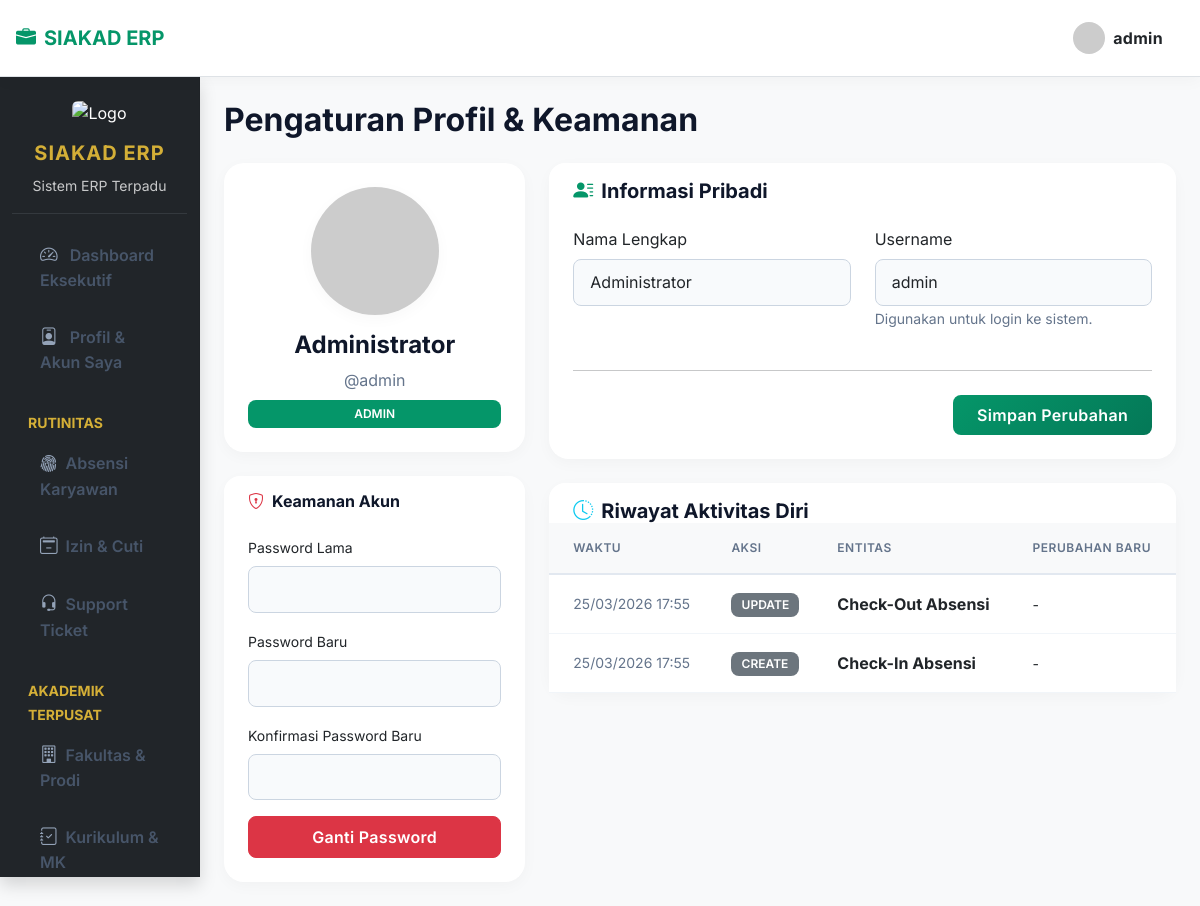
Screenshot of /views/admin/profil.php (signed in) with the database file from the repository.
### tables this page shows
CREATE TABLE `sistem_log_aktivitas` (
  `id_log` int(11) NOT NULL AUTO_INCREMENT,
  `user_id` int(11) NOT NULL,
  `aksi` varchar(50) NOT NULL,
  `entitas` varchar(100) NOT NULL,
  `entitas_id` varchar(50) DEFAULT NULL,
  `nilai_lama` text DEFAULT NULL,
  `nilai_baru` text DEFAULT NULL,
  `ip_address` varchar(50) DEFAULT NULL,
  `created_at` timestamp NOT NULL DEFAULT current_timestamp(),
  PRIMARY KEY (`id_log`)
);

### includes/load_settings.php (called while the page is built, shortened)
<?php
$sys = [];
if (!isset($sys['nama_kampus'])) $sys['nama_kampus'] = 'SIAKAD ERP';
if (!isset($sys['logo_kampus'])) $sys['logo_kampus'] = 'public/img/logo_default.png';

### views/admin/profil.php (the view, shortened to what this page needs)
<?php
require_once '../../middleware/auth.php';
require_once '../../config/db.php';
$user = $_SESSION['user'];
$user_id = $user['id'];
$logs = $pdo->prepare("SELECT * FROM sistem_log_aktivitas WHERE user_id = ? ORDER BY id_log DESC LIMIT 20");
$logs->execute([$user_id]);
$log_pribadi = $logs->fetchAll();
?>
<!DOCTYPE html>
<html lang="id">
<head>
    <link href="https://cdn.jsdelivr.net/npm/bootstrap@5.3.0/dist/css/bootstrap.min.css" rel="stylesheet">
    <link rel="stylesheet" href="https://cdn.jsdelivr.net/npm/bootstrap-icons@1.11.1/font/bootstrap-icons.css">
    <link rel="stylesheet" href="../../public/css/style.css">
</head>
<body class="bg-light">
<nav class="navbar navbar-expand-lg navbar-light bg-white border-bottom sticky-top shadow-sm px-3">
    <a class="navbar-brand fw-bold text-primary" href="dashboard.php"><i class="bi bi-briefcase-fill me-2"></i><?= htmlspecialchars($sys['nama_kampus']) ?></a>
    <div class="ms-auto d-flex align-items-center">
        <div class="dropdown">
            <button class="btn btn-white fw-bold d-flex align-items-center" type="button" data-bs-toggle="dropdown">
                <img src="https://ui-avatars.com/api/?name=<?= urlencode($user['username'] ?? 'A') ?>&background=random" class="rounded-circle me-2" width="32">
                <?= htmlspecialchars($user['username'] ?? $user['nama']) ?>
            </button>
        </div>
    </div>
</nav>
<div class="container-fluid">
    <div class="row">
        <?php include 'includes/sidebar.php'; ?>
        <main class="col-md-10 ms-sm-auto px-md-4 py-4">
            <h2 class="fw-bold mb-4">Pengaturan Profil & Keamanan</h2>
            <div class="row g-4">
                <div class="col-md-4">
                    <div class="card border-0 shadow-sm rounded-4 mb-4 text-center p-4">
                        <img src="https://ui-avatars.com/api/?name=<?= urlencode($user['username'] ?? 'A') ?>&background=random&size=128" class="rounded-circle mx-auto mb-3 shadow-sm" width="128">
                        <h4 class="fw-bold"><?= htmlspecialchars($user['nama'] ?? 'Admin') ?></h4>
                        <p class="text-muted mb-2">@<?= htmlspecialchars($user['username'] ?? 'admin') ?></p>
                        <span class="badge bg-primary px-3 py-2 text-uppercase"><?= htmlspecialchars($user['role'] ?? 'Admin') ?></span>
                    </div>
                    <div class="card border-0 shadow-sm rounded-4">
                        <div class="card-header bg-white border-0 pt-3 pb-0">
                            <h6 class="fw-bold mb-0"><i class="bi bi-shield-lock me-2 text-danger"></i>Keamanan Akun</h6>
                        </div>
                        <div class="card-body">
                            <form method="post">
                                <div class="mb-3">
                                    <label class="form-label small">Password Lama</label>
                                    <input type="password" name="pass_lama" class="form-control" required>
                                </div>
                                <div class="mb-3">
                                    <label class="form-label small">Password Baru</label>
                                    <input type="password" name="pass_baru" class="form-control" required minlength="6">
                                </div>
                                <div class="mb-3">
                                    <label class="form-label small">Konfirmasi Password Baru</label>
                                    <input type="password" name="konfirmasi_pass" class="form-control" required minlength="6">
                                </div>
                                <button type="submit" name="ganti_password" class="btn btn-danger w-100">Ganti Password</button>
                            </form>
                        </div>
                    </div>
                </div>
                <div class="col-md-8">
                    <div class="card border-0 shadow-sm rounded-4 mb-4">
                        <div class="card-header bg-white border-0 pt-3 pb-0">
                            <h5 class="fw-bold mb-0"><i class="bi bi-person-lines-fill me-2 text-primary"></i>Informasi Pribadi</h5>
                        </div>
                        <div class="card-body">
                            <form method="post">
                                <div class="row">
                                    <div class="col-md-6 mb-3">
                                        <label class="form-label">Nama Lengkap</label>
                                        <input type="text" name="nama" class="form-control" value="<?= htmlspecialchars($user['nama'] ?? '') ?>" required>
                                    </div>
                                    <div class="col-md-6 mb-3">
                                        <label class="form-label">Username</label>
                                        <input type="text" name="username" class="form-control" value="<?= htmlspecialchars($user['username'] ?? '') ?>" required>
                                        <small class="text-muted">Digunakan untuk login ke sistem.</small>
                                    </div>
                                </div>
                                <hr class="my-4">
                                <div class="d-flex justify-content-end">
                                    <button type="submit" name="update_profil" class="btn btn-primary px-4">Simpan Perubahan</button>
                                </div>
                            </form>
                        </div>
                    </div>
                    <div class="card border-0 shadow-sm rounded-4">
                        <div class="card-header bg-white border-0 pt-3 pb-0">
                            <h5 class="fw-bold mb-0"><i class="bi bi-clock-history me-2 text-info"></i>Riwayat Aktivitas Diri</h5>
                        </div>
                        <div class="card-body p-0">
                            <div class="table-responsive">
                                <table class="table table-hover align-middle mb-0">
                                    <thead class="table-light">
                                        <tr>
                                            <th class="ps-4">Waktu</th>
                                            <th>Aksi</th>
                                            <th>Entitas</th>
                                            <th>Perubahan Baru</th>
                                        </tr>
                                    </thead>
                                    <tbody>
                                        <?php if(count($log_pribadi) > 0): ?>
                                            <?php foreach($log_pribadi as $log): ?>
                                            <tr>
                                                <td class="ps-4 text-muted small"><?= date('d/m/Y H:i', strtotime($log['created_at'])) ?></td>
                                                <td><span class="badge bg-secondary"><?= htmlspecialchars($log['aksi']) ?></span></td>
                                                <td class="fw-bold"><?= htmlspecialchars($log['entitas']) ?></td>
                                                <td class="text-truncate" style="max-width: 250px;"><small><?= htmlspecialchars($log['nilai_baru'] ?? '-') ?></small></td>
                                            </tr>
                                            <?php endforeach; ?>
                                        <?php else: ?>
                                            <tr><td colspan="4" class="text-center text-muted py-4">Belum ada aktivitas tercatat.</td></tr>
                                        <?php endif; ?>
                                    </tbody>
                                </table>
                            </div>
                        </div>
                    </div>
                </div>
            </div>
        </main>
    </div>
</div>
</body>
</html>

### views/admin/includes/sidebar.php (shortened to what this page needs)
<?php
$current_page = basename($_SERVER['PHP_SELF']);
?>
<nav id="sidebarNav" class="col-md-2 d-none d-md-block bg-dark sidebar shadow">
    <div class="pt-3">
        <div class="text-center text-white mb-3 px-3 pt-2">
            <img src="../../<?= $sys['logo_kampus'] ?>" alt="Logo" height="40" class="mb-2 rounded">
            <h5 class="mt-2 fw-bold text-uppercase text-warning" style="letter-spacing:1px;"><?= htmlspecialchars($sys['nama_kampus']) ?></h5>
            <small class="opacity-75">Sistem ERP Terpadu</small>
        </div>
        <hr class="text-secondary">
        <ul class="nav flex-column gap-1 px-2">
            <li class="nav-item">
                <a class="nav-link text-white rounded <?= $current_page == 'dashboard.php' ? 'bg-primary' : '' ?>" href="dashboard.php">
                    <i class="bi bi-speedometer2 me-2"></i> Dashboard Eksekutif
                </a>
            </li>
            <li class="nav-item">
                <a class="nav-link text-white rounded <?= $current_page == 'profil.php' ? 'bg-primary' : '' ?>" href="profil.php">
                    <i class="bi bi-person-badge me-2"></i> Profil & Akun Saya
                </a>
            </li>
            <li class="nav-item fw-bold mt-3 ps-2 text-warning fs-7 text-uppercase"><small>Rutinitas</small></li>
            <li class="nav-item"><a class="nav-link text-light rounded" href="absensi.php"><i class="bi bi-fingerprint me-2"></i>Absensi Karyawan</a></li>
            <li class="nav-item"><a class="nav-link text-light rounded" href="cuti.php"><i class="bi bi-calendar2-minus me-2"></i>Izin & Cuti</a></li>
            <li class="nav-item"><a class="nav-link text-light rounded" href="support.php"><i class="bi bi-headset me-2"></i>Support Ticket</a></li>
            <li class="nav-item fw-bold mt-3 ps-2 text-warning fs-7 text-uppercase"><small>Akademik Terpusat</small></li>
            <li class="nav-item"><a class="nav-link text-light rounded" href="fakultas.php"><i class="bi bi-building me-2"></i>Fakultas & Prodi</a></li>
            <li class="nav-item"><a class="nav-link text-light rounded" href="kurikulum.php"><i class="bi bi-journal-check me-2"></i>Kurikulum & MK</a></li>
        </ul>
    </div>
</nav>

### public/css/style.css (style rules this page uses)
:root { --stis-green: #059669; --stis-green-hover: #047857; --stis-green-soft: rgba(5, 150, 105, 0.08); --stis-gold: #d4af37; --stis-gold-dark: #b5952f; --glass-bg: rgba(255, 255, 255, 0.7); --glass-border: rgba(255, 255, 255, 0.4); }
.text-primary { color: var(--stis-green) !important; }
.bg-primary { background-color: var(--stis-green) !important; color: white !important; }
.btn-primary { background-color: var(--stis-green) !important; border-color: var(--stis-green) !important; color: white !important; }
.text-warning { color: var(--stis-gold) !important; }
body { font-family: 'Inter', sans-serif; background-color: #f4f7f9; color: #2b3445; }
.card { border: none !important; border-radius: 1.25rem !important; box-shadow: 0 10px 30px rgba(0, 0, 0, 0.04) !important; transition: transform 0.3s cubic-bezier(0.34, 1.56, 0.64, 1), box-shadow 0.3s ease; background: #ffffff; }
.card-header { background-color: #ffffff; border-bottom: 1px solid rgba(0, 0, 0, 0.04); padding: 1.25rem 1.5rem; border-top-left-radius: 1rem !important; border-top-right-radius: 1rem !important; font-weight: 700; }
.card-body { padding: 1.5rem; }
.table { vertical-align: middle; margin-bottom: 0; }
.table thead th { background-color: #f8f9fa; color: #64748b; font-weight: 600; text-transform: uppercase; font-size: 0.75rem; letter-spacing: 0.5px; border-bottom: 2px solid #e2e8f0; border-top: none; padding: 1rem; }
.table tbody td { padding: 1rem; border-bottom: 1px solid #f1f5f9; }
.btn { font-weight: 600; letter-spacing: 0.3px; border-radius: 0.5rem; padding: 0.5rem 1.25rem; transition: all 0.2s ease; }
.btn-primary { background: linear-gradient(135deg, var(--stis-green), var(--stis-green-hover)) !important; border: none !important; }
.badge { font-weight: 600; padding: 0.5em 0.85em; border-radius: 0.5rem; }
.form-control, .form-select { border-radius: 0.5rem; padding: 0.65rem 1rem; border: 1px solid #cbd5e1; transition: all 0.2s; background-color: #f8fafc; }
.sidebar { position: sticky !important; top: 0 !important; height: 100vh !important; overflow-y: auto !important; overflow-x: hidden !important; border-right: 1px solid rgba(0,0,0,0.05); }
.sidebar .nav-link { color: #475569 !important; font-weight: 600; padding: 0.75rem 1.25rem; border-radius: 0.5rem !important; margin-bottom: 0.25rem; transition: all 0.2s ease; background-color: transparent !important; }
.sidebar .nav-link i { color: #94a3b8 !important; transition: all 0.2s; font-size: 1.1rem; }
h1, h2, h3, h4, h5, h6 { font-weight: 700; color: #0f172a; }
.text-muted { color: #64748b !important; }
.navbar { box-shadow: 0 2px 15px rgba(0,0,0,0.04) !important; padding: 0.8rem 1.5rem; }
.shadow-sm { box-shadow: 0 4px 15px rgba(0,0,0,0.03) !important; }

### rows the page displays
sistem_log_aktivitas: created_at "25/03/2026 17:55", aksi "UPDATE", entitas "Check-Out Absensi", nilai_baru "-"
sistem_log_aktivitas: created_at "25/03/2026 17:55", aksi "CREATE", entitas "Check-In Absensi", nilai_baru "-"

### other values shown
$sys['nama_kampus'] "SIAKAD ERP"
$user['username'] "admin"
$user['nama'] "Administrator"
$user['role'] "ADMIN"
